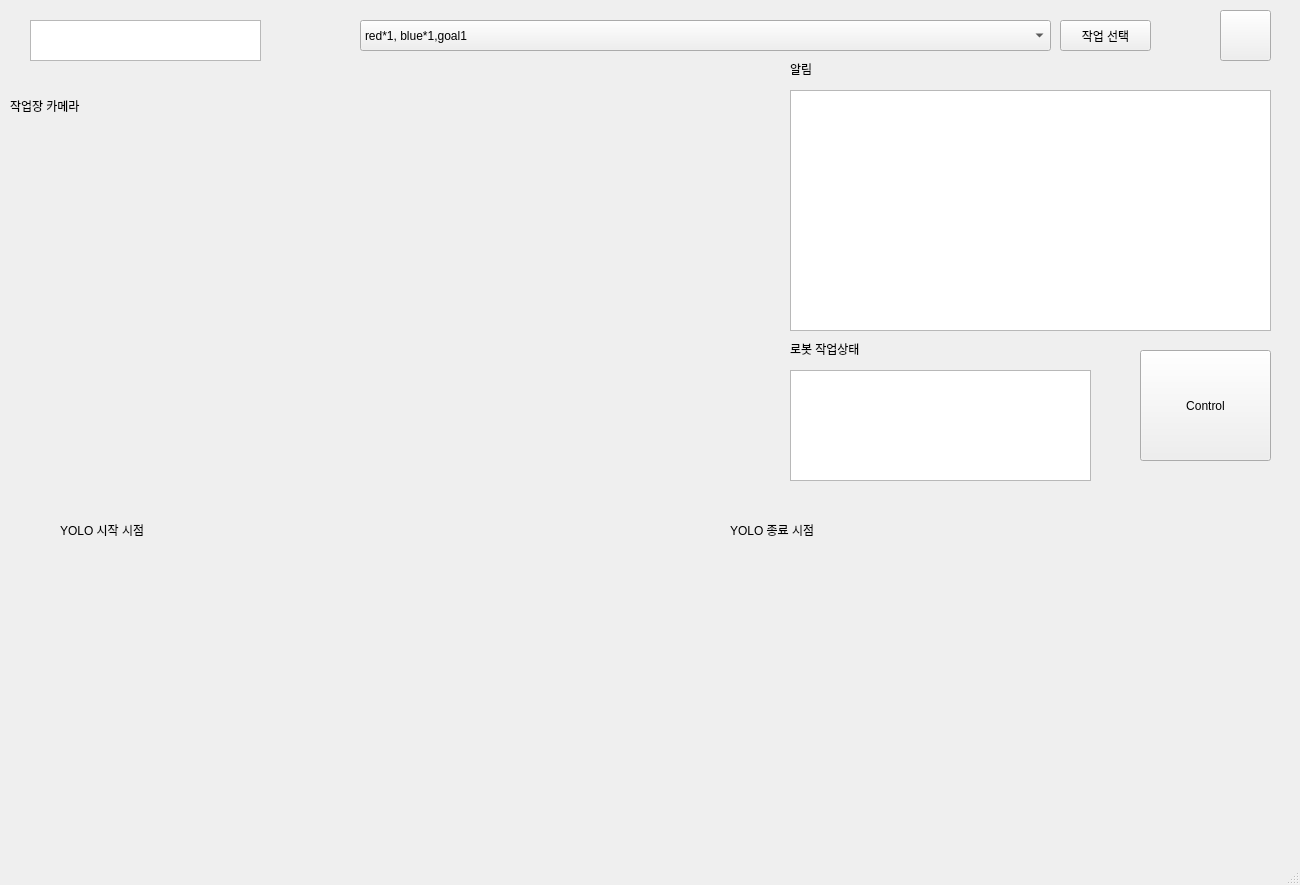
<?xml version="1.0" encoding="UTF-8"?>
<ui version="4.0">
 <class>MainWindow</class>
 <widget class="QMainWindow" name="MainWindow">
  <property name="geometry">
   <rect>
    <x>0</x>
    <y>0</y>
    <width>1300</width>
    <height>885</height>
   </rect>
  </property>
  <property name="windowTitle">
   <string>MainWindow</string>
  </property>
  <widget class="QWidget" name="centralwidget">
   <widget class="QComboBox" name="jobbox">
    <property name="geometry">
     <rect>
      <x>360</x>
      <y>20</y>
      <width>691</width>
      <height>31</height>
     </rect>
    </property>
    <item>
     <property name="text">
      <string>red*1, blue*1,goal1</string>
     </property>
    </item>
    <item>
     <property name="text">
      <string>red*2, blue*1,goal2</string>
     </property>
    </item>
    <item>
     <property name="text">
      <string>red*1, blue*2,goal3</string>
     </property>
    </item>
    <item>
     <property name="text">
      <string/>
     </property>
    </item>
   </widget>
   <widget class="QPushButton" name="selectjob">
    <property name="geometry">
     <rect>
      <x>1060</x>
      <y>20</y>
      <width>91</width>
      <height>31</height>
     </rect>
    </property>
    <property name="text">
     <string>작업 선택</string>
    </property>
   </widget>
   <widget class="QLabel" name="worldcamera">
    <property name="geometry">
     <rect>
      <x>50</x>
      <y>130</y>
      <width>611</width>
      <height>321</height>
     </rect>
    </property>
    <property name="text">
     <string/>
    </property>
    <property name="pixmap">
     <pixmap>factoty.jpeg</pixmap>
    </property>
    <property name="scaledContents">
     <bool>true</bool>
    </property>
   </widget>
   <widget class="QLabel" name="YOLOstart">
    <property name="geometry">
     <rect>
      <x>30</x>
      <y>550</y>
      <width>511</width>
      <height>251</height>
     </rect>
    </property>
    <property name="text">
     <string/>
    </property>
    <property name="pixmap">
     <pixmap>robot.jpeg</pixmap>
    </property>
    <property name="scaledContents">
     <bool>true</bool>
    </property>
   </widget>
   <widget class="QTextBrowser" name="textBrowser">
    <property name="geometry">
     <rect>
      <x>790</x>
      <y>90</y>
      <width>481</width>
      <height>241</height>
     </rect>
    </property>
   </widget>
   <widget class="QPushButton" name="control">
    <property name="geometry">
     <rect>
      <x>1140</x>
      <y>350</y>
      <width>131</width>
      <height>111</height>
     </rect>
    </property>
    <property name="text">
     <string>Control</string>
    </property>
   </widget>
   <widget class="QLabel" name="cameratext">
    <property name="geometry">
     <rect>
      <x>10</x>
      <y>90</y>
      <width>111</width>
      <height>31</height>
     </rect>
    </property>
    <property name="text">
     <string>작업장 카메라</string>
    </property>
   </widget>
   <widget class="QLabel" name="label_7">
    <property name="geometry">
     <rect>
      <x>60</x>
      <y>520</y>
      <width>111</width>
      <height>20</height>
     </rect>
    </property>
    <property name="text">
     <string>YOLO 시작 시점</string>
    </property>
   </widget>
   <widget class="QLabel" name="label_8">
    <property name="geometry">
     <rect>
      <x>730</x>
      <y>520</y>
      <width>111</width>
      <height>20</height>
     </rect>
    </property>
    <property name="text">
     <string>YOLO 종료 시점</string>
    </property>
   </widget>
   <widget class="QTextBrowser" name="textBrowser_2">
    <property name="geometry">
     <rect>
      <x>790</x>
      <y>370</y>
      <width>301</width>
      <height>111</height>
     </rect>
    </property>
   </widget>
   <widget class="QLabel" name="YOLOend">
    <property name="geometry">
     <rect>
      <x>710</x>
      <y>550</y>
      <width>511</width>
      <height>251</height>
     </rect>
    </property>
    <property name="text">
     <string/>
    </property>
    <property name="pixmap">
     <pixmap>robot.jpeg</pixmap>
    </property>
    <property name="scaledContents">
     <bool>true</bool>
    </property>
   </widget>
   <widget class="QPushButton" name="user">
    <property name="geometry">
     <rect>
      <x>1220</x>
      <y>10</y>
      <width>51</width>
      <height>51</height>
     </rect>
    </property>
    <property name="text">
     <string/>
    </property>
    <property name="icon">
     <iconset>
      <normaloff>free-icon-person-5393061.png</normaloff>free-icon-person-5393061.png</iconset>
    </property>
    <property name="iconSize">
     <size>
      <width>30</width>
      <height>30</height>
     </size>
    </property>
   </widget>
   <widget class="QLabel" name="status">
    <property name="geometry">
     <rect>
      <x>790</x>
      <y>340</y>
      <width>91</width>
      <height>17</height>
     </rect>
    </property>
    <property name="text">
     <string>로봇 작업상태</string>
    </property>
   </widget>
   <widget class="QLabel" name="info">
    <property name="geometry">
     <rect>
      <x>790</x>
      <y>60</y>
      <width>67</width>
      <height>17</height>
     </rect>
    </property>
    <property name="text">
     <string>알림</string>
    </property>
   </widget>
   <widget class="QTextBrowser" name="textBrowser_3">
    <property name="geometry">
     <rect>
      <x>30</x>
      <y>20</y>
      <width>231</width>
      <height>41</height>
     </rect>
    </property>
   </widget>
  </widget>
  <widget class="QMenuBar" name="menubar">
   <property name="geometry">
    <rect>
     <x>0</x>
     <y>0</y>
     <width>1300</width>
     <height>22</height>
    </rect>
   </property>
  </widget>
  <widget class="QStatusBar" name="statusbar"/>
 </widget>
 <resources/>
 <connections/>
</ui>
